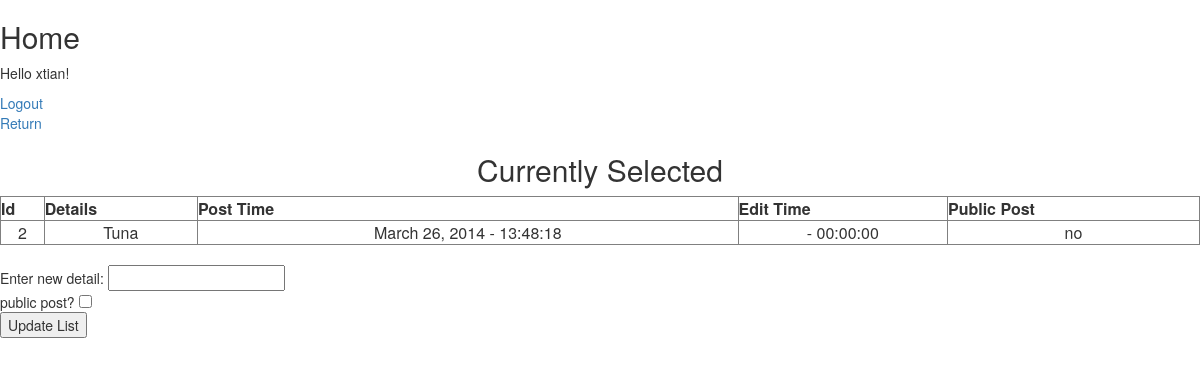
/edit.php?id=2 (signed in), run on the app's committed database.
### tables this page shows
CREATE TABLE IF NOT EXISTS `list` (
  `id` int(11) NOT NULL AUTO_INCREMENT,
  `details` text NOT NULL,
  `date_posted` varchar(30) NOT NULL,
  `time_posted` time NOT NULL,
  `date_edited` varchar(30) NOT NULL,
  `time_edited` time NOT NULL,
  `public` varchar(5) NOT NULL,
  PRIMARY KEY (`id`)
);

### edit.php (the view, shortened to what this page needs)
<html>
	<head>
<link rel="stylesheet" href="http://maxcdn.bootstrapcdn.com/bootstrap/3.3.6/css/bootstrap.min.css">
	</head>
	<?php
	$user = $_SESSION['user'];
	$id_exists = false;
	?>
	<body>
		<h2>Home</h2>
		<p>Hello <?php Print "$user"?>!</p>
		<a href="logout.php">Logout</a><br/>
		<a href="home.php">Return</a>
		<h2 align="center">Currently Selected</h2>
		<table border="1px" width="100%">
			<tr>
				<th>Id</th>
				<th>Details</th>
				<th>Post Time</th>
				<th>Edit Time</th>
				<th>Public Post</th>
			</tr>
			<?php
				if(!empty($_GET['id'])) {
					$id = $_GET['id'];
					$id_exists = true;
                    mysql_connect("localhost", "root","root") or die(mysql_error()); 					mysql_select_db("first_db") or die("Cannot connect to database");					$query = mysql_query("Select * from list Where id='$id'");
					$count = mysql_num_rows($query);
					if($count > 0) {
						while($row = mysql_fetch_array($query)) {
							Print "<tr>";
								Print '<td align="center">'. $row['id'] . "</td>";
								Print '<td align="center">'. $row['details'] . "</td>";
								Print '<td align="center">'. $row['date_posted']. " - ". $row['time_posted']."</td>";
								Print '<td align="center">'. $row['date_edited']. " - ". $row['time_edited']. "</td>";
								Print '<td align="center">'. $row['public']. "</td>";
							Print "</tr>";
						}
					}
					else {
						$id_exists = false;
					}
				}
			?>
		</table>
		<br/>
		<?php
		if ($id_exists) {
		Print '
		<form action="edit.php" method="POST">
			Enter new detail: <input type="text" name="details"/><br/>
			public post? <input type="checkbox" name="public[]" value="yes"/><br/>
			<input type="submit" value="Update List"/>
		</form>
		';
		}
		else
		{
			Print '<h2 align="center">There is no data to be edited</h2>';
		}
		?>
	</body>
</html>

### data on the page
list: id "2", details "Tuna", date_posted "March 26, 2014", time_posted "13:48:18", time_edited "00:00:00", public "no"

### other printed values
$user "xtian"
